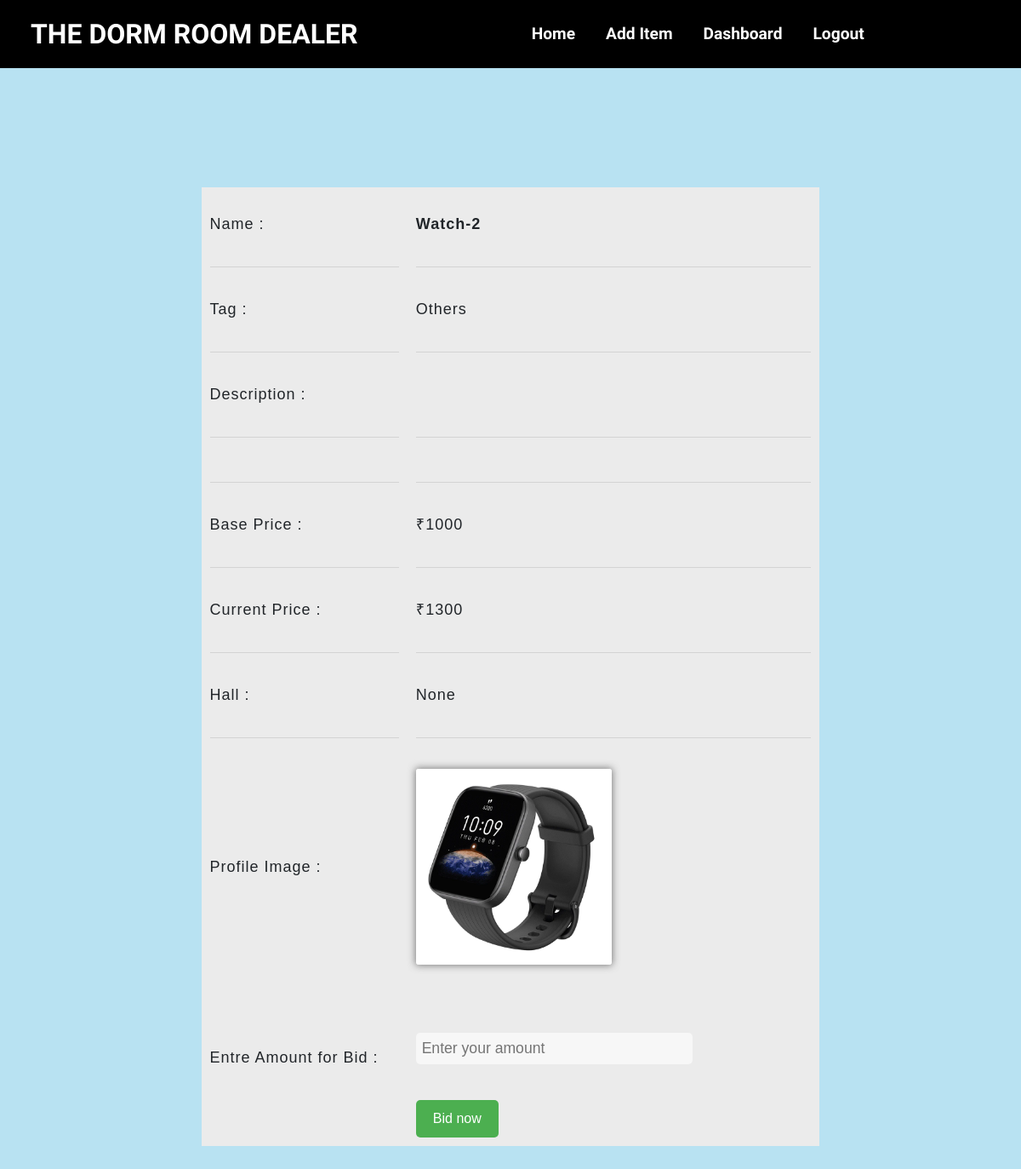
Page /items/biditem?id=25 (signed in) on the earlier database version.
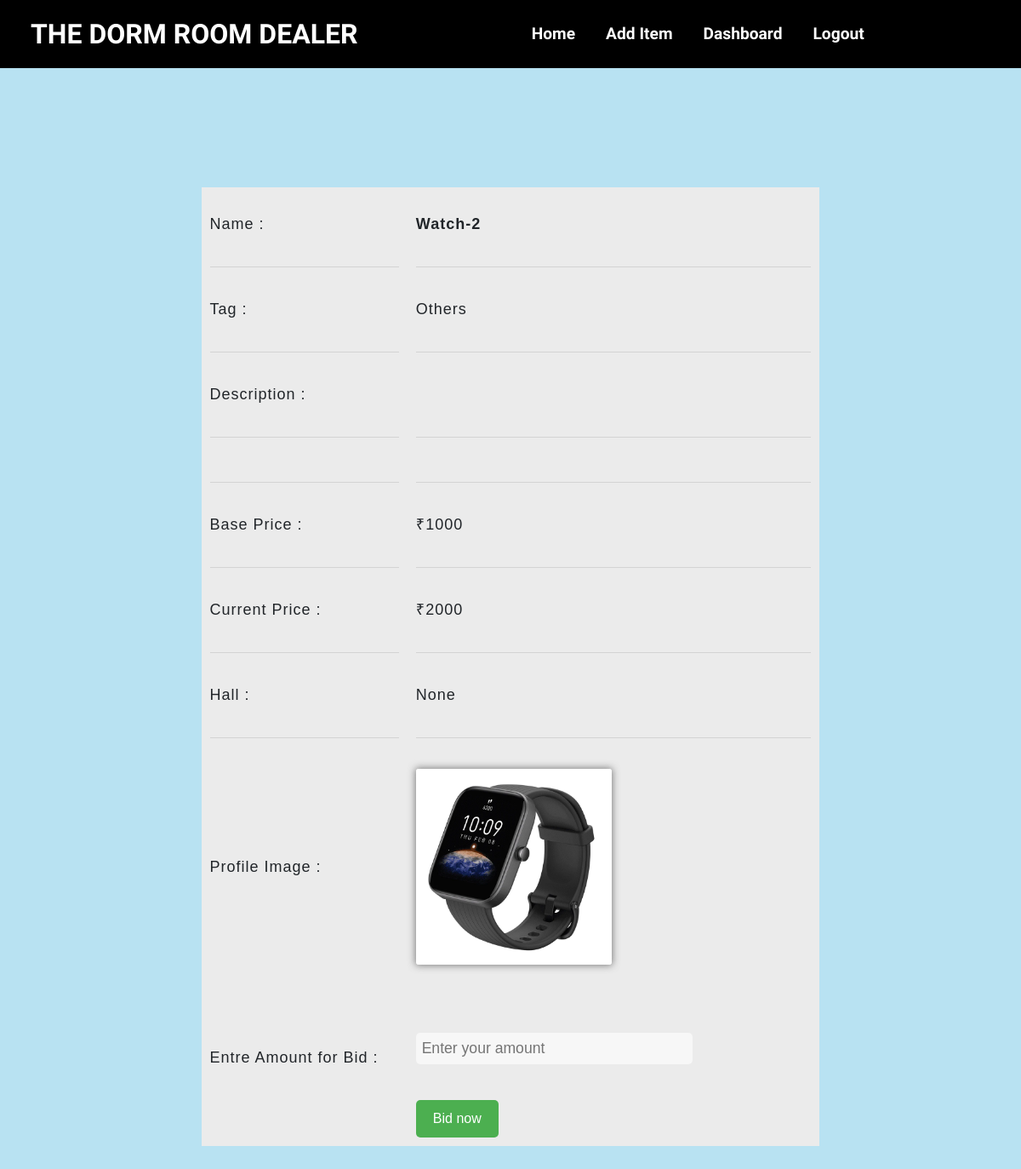
Same page on the later database version.
### items/models.py (models this page shows)
class Item(models.Model):
    name=models.CharField(max_length=25)
    profile=models.ImageField(upload_to='pics')
    img1=models.ImageField(upload_to='pics' ,null=True )
    img2=models.ImageField(upload_to='pics' ,null=True )
    description=models.TextField()
    location = models.IntegerField(null = True)
    basePrice=models.IntegerField()
    currentPrice=models.IntegerField()
    tag=models.CharField(max_length=25)
    status=models.CharField(null=True,max_length=25)
    sold=models.CharField(max_length=10,default="unsold")
    ownermail = models.EmailField(unique=False)
    start_date = models.DateTimeField(null = False, default=datetime.now)
    end_date = models.DateTimeField(null=False, default=datetime.now)
    highest_bidder=models.IntegerField(null=True)
    sendwinmail = models.CharField(max_length=7,default="notSent")

### items/views.py (the view)
# urls.py: path('biditem',views.biditem,name="biditem"),
@login_required(login_url='login')
def biditem(request):
    id=request.GET['id']
    item = Item.objects.get(id=id)
    lstatus="live"
    if item.status ==lstatus:
        return render(request,"biditem.html",{'item':item})
    else:
        return redirect("home")

### templates/biditem.html (shortened to what this page needs)
{% extends 'base.html' %}
{% block content %}
<div class="container">
    <center>
        <table border="0">
            <tr>
                <td height="20px"></td>
                <td height="20px"></td>
            </tr>
            <tr>
                <td>Name : </td>
                <td><b>{{item.name}}</b></td>
            </tr>
            <tr>
                <td height="10px">
                    <hr>
                </td>
                <td height="10px">
                    <hr>
                </td>
            </tr>
            <tr>
                <td class="right">Tag :</td>
                <td>{{item.tag}}</td>
            </tr>
            <tr>
                <td height="10px">
                    <hr>
                </td>
                <td height="10px">
                    <hr>
                </td>
            </tr>
            <tr>
                <td width="30%">Description : </td>
                <td width="60%">{{item.description}}</td>
            </tr>
            <tr>
                <td height="10px">
                    <hr>
                </td>
                <td height="10px">
                    <hr>
                </td>
            </tr>
            <tr>
                <td height="10px">
                    <hr>
                </td>
                <td height="10px">
                    <hr>
                </td>
            </tr>
            <tr>
                <td>Base Price :</td>
                <td>₹{{item.basePrice}}</td>
            </tr>
            <tr>
                <td height="10px">
                    <hr>
                </td>
                <td height="10px">
                    <hr>
                </td>
            </tr>
            <tr>
                <td>Current Price :</td>
                <td>₹{{item.currentPrice}}</td>
            </tr>
            <tr>
                <td height="10px">
                    <hr>
                </td>
                <td height="10px">
                    <hr>
                </td>
            </tr>
            <tr>
                <td>Hall :</td>
                <td>{{item.location}}</td>
            </tr>
            <tr>
                    <td height="10px">
                        <hr>
                    </td>
                    <td height="10px">
                        <hr>
                    </td>
            </tr>
            <tr>
                <td>Profile Image :</td>
                <td><img src={{item.profile.url}} height="300" width="400"></td>
            </tr>
            <tr>
                <td height="10px"></td>
                <td height="10px"></td>
            </tr>
            <tr>
                <td>{%if item.img1 %}<img src={{item.img1.url}} height="300" width="400"></td>{%endif%}
                <td>{%if item.img2 %}<img src={{item.img2.url}} height="300" width="400"></td>{%endif%}
            </tr>
            <tr>
                <td height="10px"></td>
                <td height="10px"></td>
            </tr>
            <tr>
                <form action="successfullBid">
                    <td>Entre Amount for Bid :<input type="hidden" name="iid" value={{item.id}}></td>
                    <td><input type="number" name="bidrs" class="field" placeholder="Enter your amount"
                            min={{item.currentPrice}} max="4294967295"></td>
            </tr>
            <tr>
                <td></td>
                <td>
                    <input type="submit" class="btt" id="bid-button" value="Bid now">
                </td>
            </tr>
        </table>
    </center>
</div>
{% endblock %}

Differences in the rows shown:
changed Item "Watch-2": currentPrice "1300" → "2000"
